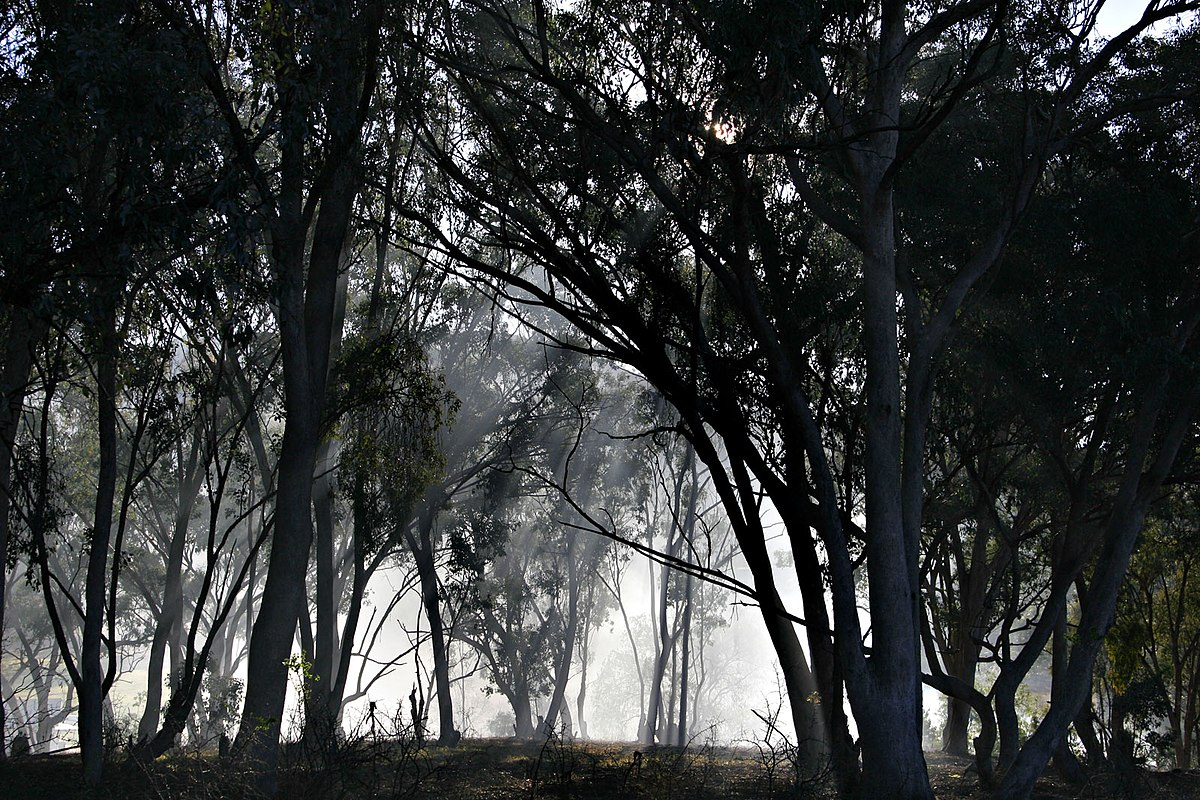
#> input picture Images/effect.png, 1200 x 800 px
$ python SeamCarving.py
#> lines starting #> are read from the running program, lines starting #| are printed output that depends on the picture
import cv2
import imageio
import imutils
import matplotlib.pyplot as plt
from scipy import ndimage as ndi
import numpy as np
from tqdm import tqdm

REMOVAL_SEAM_COLOR = np.array([0, 0, 255])  # Color of seam when visualizing
INSERTED_SEAM_COLOR = np.array([0, 255, 0])  # Color of seam when visualizing

image = cv2.imread('./Images/effect.png', 0)
#> image: shape (800, 1200); min 0, max 255, mean 54.4
cv2.imshow("Input", image)
cv2.waitKey()

new_img = image.copy()

def gen_emap(input):
    """Generate an energy map using Gradient magnitude
    Args:
    Returns:
        np.array: an energy map (emap) of input image
    """
    Gx = ndi.convolve1d(input, np.array([1, 0, -1]), axis=1, mode='wrap')
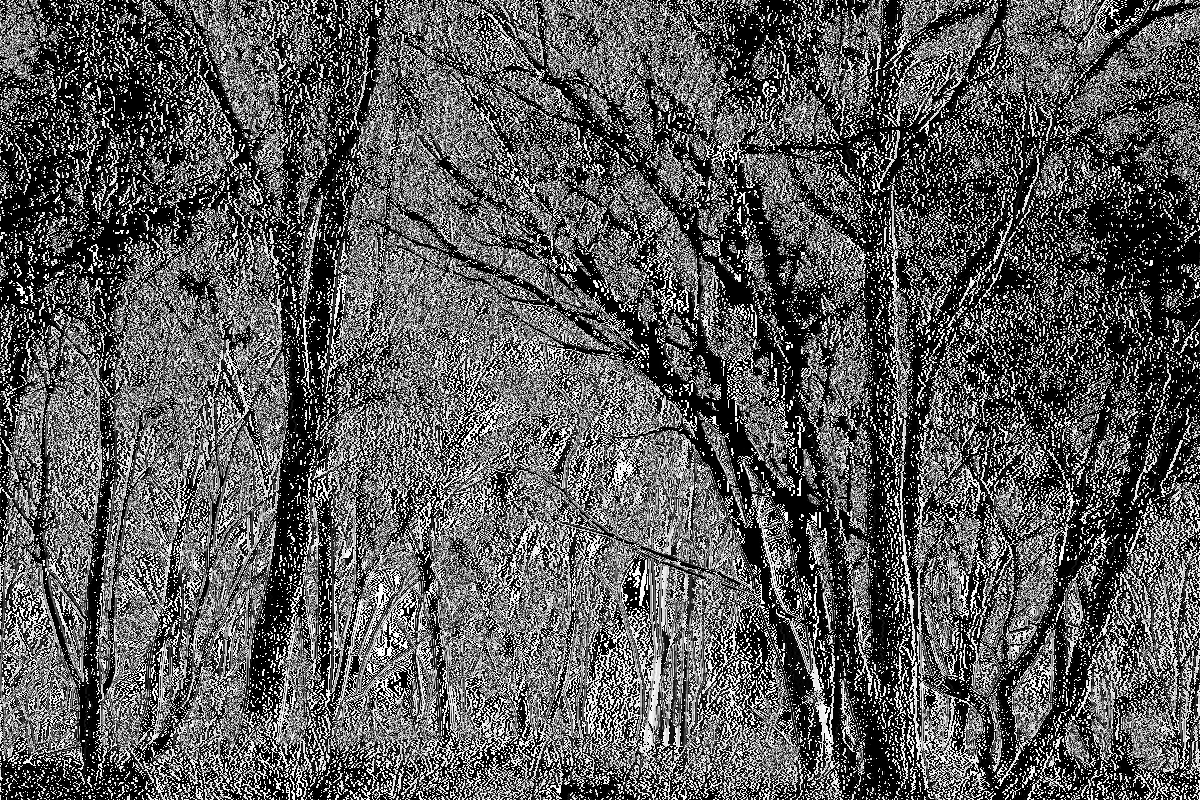
#> Gx: shape (800, 1200); min 0, max 255, mean 90.7
    Gy = ndi.convolve1d(input, np.array([1, 0, -1]), axis=0, mode='wrap')
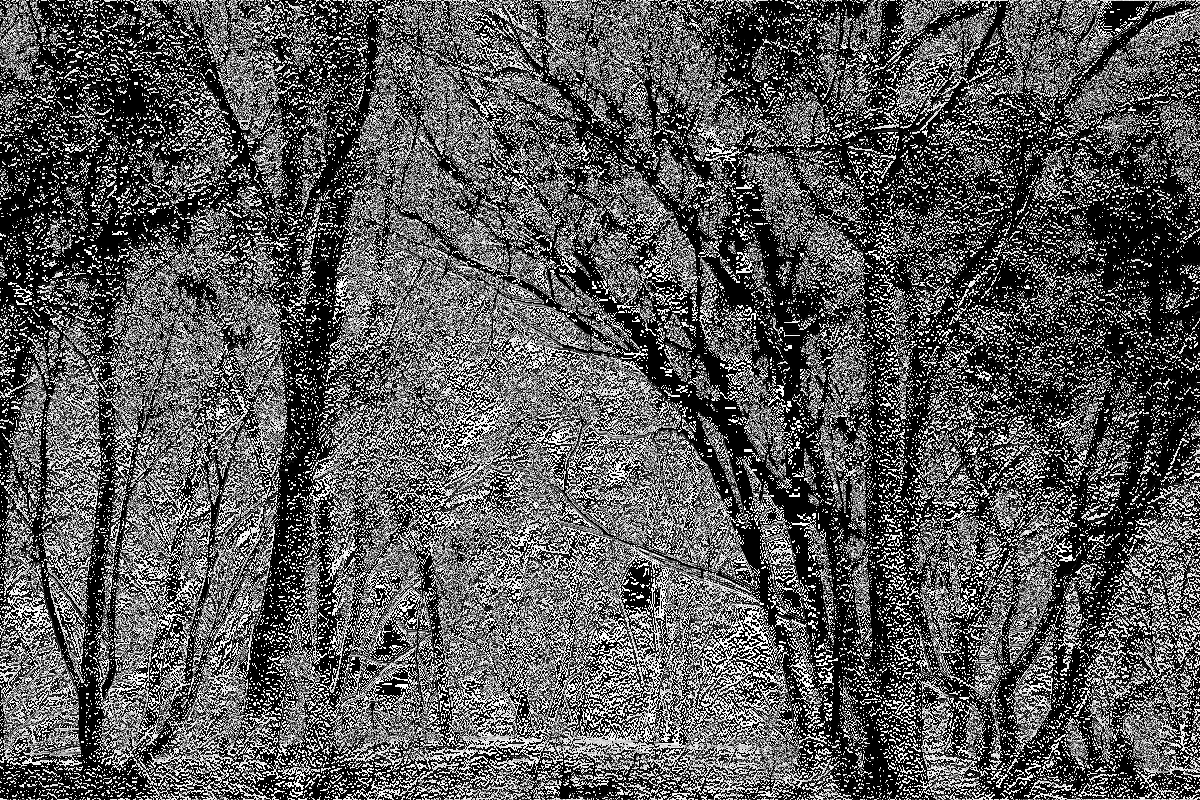
#> Gy: shape (800, 1200); min 0, max 255, mean 89
    return np.sqrt(Gx**2 + Gy**2)
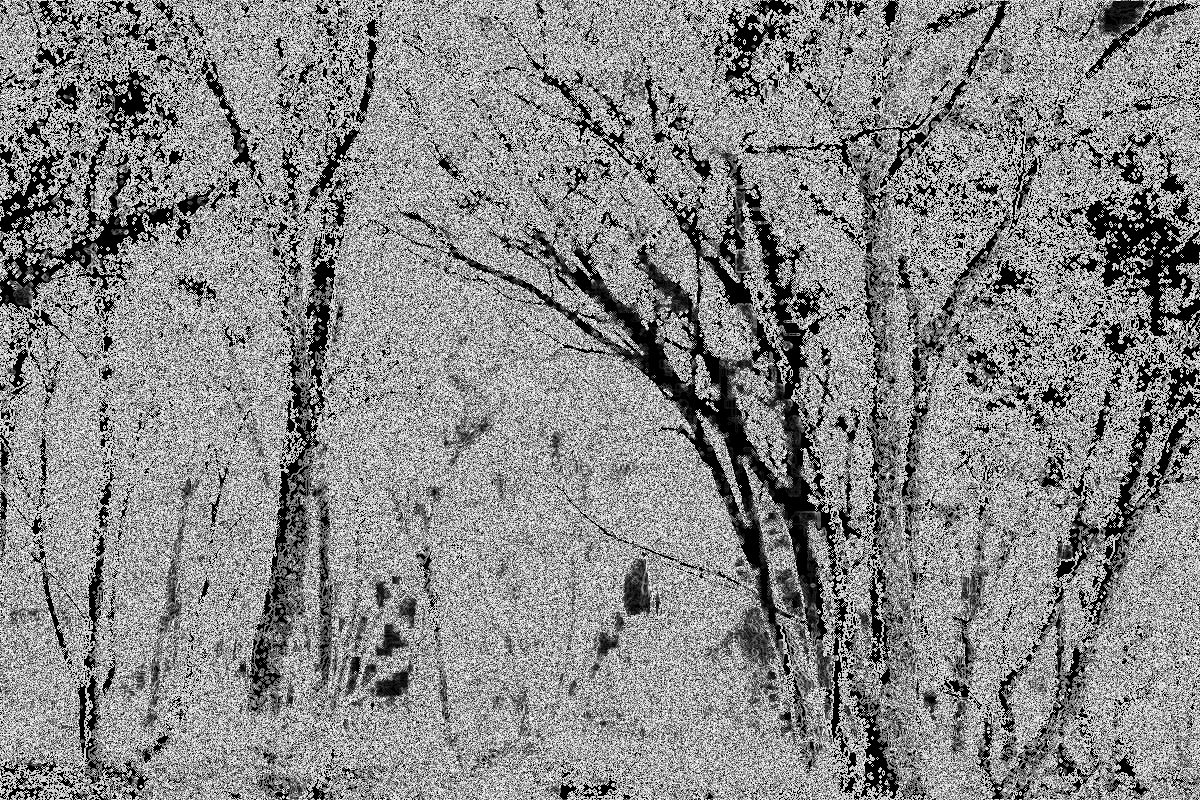
#> returned value: shape (800, 1200) float16; min 0, max 15.91, mean 8.51; drawn with min black and max white

def gen_smap(emap):
    """Generate an seam map from energy map
    Args:
        np.array(h, w): an energy map
    Returns:
        np.array(h, w): an seam map (smap) of input energy map
    """
    h, w = emap.shape
#> h = 800; w = 1200
    smap = emap.copy()
    for row in range(1, h):
        for col in range(0, w):
            if col == 0:
                smap[row, col] = min(smap[row-1, col:col+2]) + smap[row, col]
            elif col == w-1:
                smap[row, col] = min(smap[row-1, col-1:col+1]) + smap[row, col]
            else:
                smap[row, col] = min(smap[row-1, col-1:col+2]) + smap[row, col]
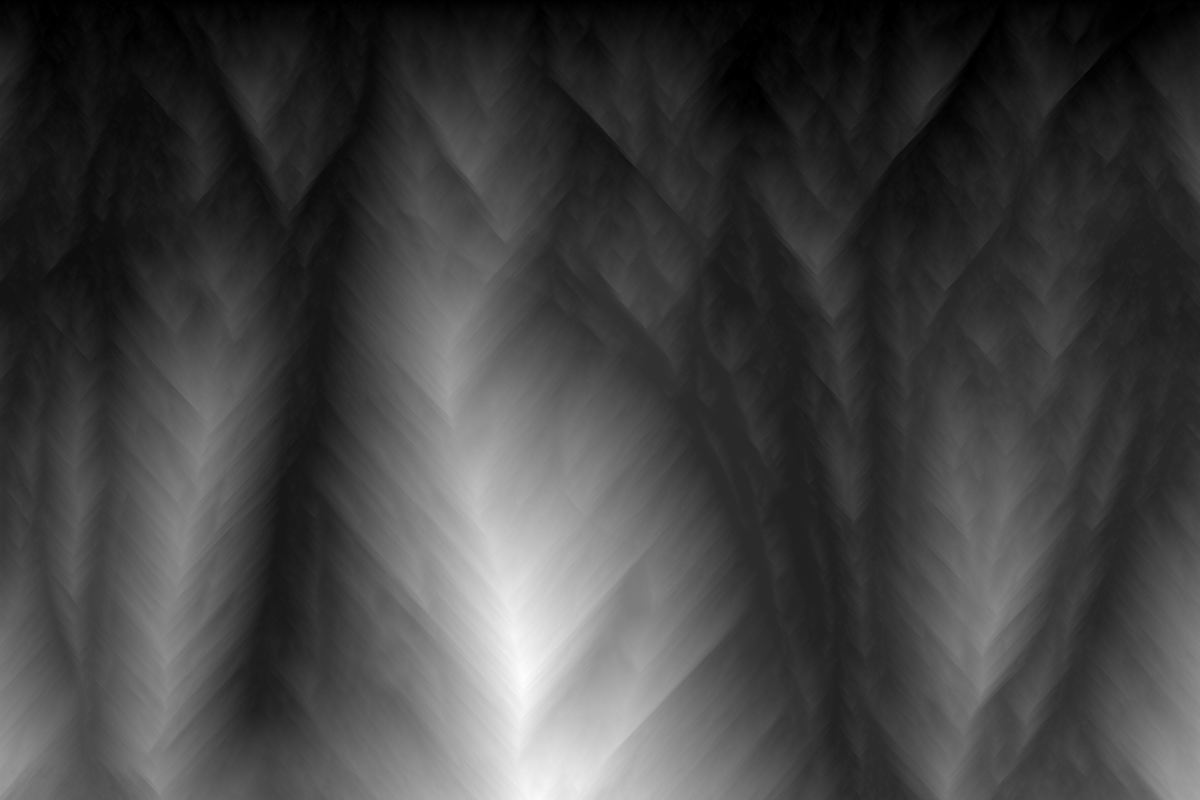
#> smap: shape (800, 1200) float16; min 0, max 1916, mean 500.8; drawn with min black and max white
    return smap

def get_minimum_seam(emap):
    """Get a minimum energy seam from emap
    Input:
        np.array(h x w): a energy map
    Function return:
        np.array(h): a minimum energy seam of energy map
    """
    # Generate seam map
    smap = gen_smap(emap)

    # Get seam
    seam = []
    h, w = smap.shape
#> h = 800; w = 1200
    index = np.argmin(smap[h-1, :])
#> index = 855
    for row in range(h-1, -1, -1):
        if index == 0:
            index = index + np.argmin(smap[row, index:index+2])
        elif index == w-1:
            index = index - 1 +  np.argmin(smap[row, index-1:index+1])
        else:
            index = index - 1 + np.argmin(smap[row, index-1:index+2])
        seam.append(index)
#> this loop made 800 passes
#> index on passes 1 to 12: 855, 854, 854, 854, 854, 855, 856, 856, 855, 854, 853, 852
#> after the loop, index = 769; seam = 800 values, max 856 at index 6, min 733 at index 623, mean 793.7
#> `getSeam = get_minimum_seam(gen_emap(image))`: getSeam = 800 values, max 856 at index 792, min 733 at index 175, mean 793.7
    return np.array(seam)[::-1]

def remove_seam(seam):
    """
    Input:
        arr(h) - a seam
    Function return:
        arr(h x w x c) - an image with the deleted seam
    """
    new_img = image.copy()
    h, w = new_img.shape[0:2]
#> h = 800; w = 1200
    new_img = np.zeros(shape=(h, w-1))
    for row in range(0, h):
        col = seam[row]
        new_img[row, :col] = new_img[row, :col]
        new_img[row, col:] = new_img[row, col+1:]
#> this loop made 1 pass
#> col on pass 1: 769
#> new_img: shape (800, 1199) float64; every value is 0
    return new_img.astype(np.uint8)

getSeam = get_minimum_seam(gen_emap(image))
#> (the run stopped early here; a loop or call above may not have finished)

$ run again, with Images/bloodPic.png copied over Images/effect.png
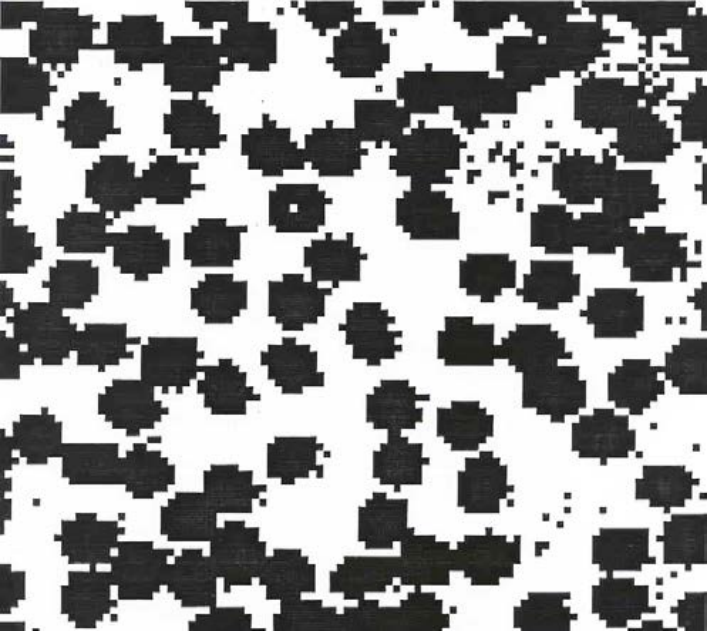
#> input picture Images/bloodPic.png, 710 x 632 px
#> in gen_emap, `return np.sqrt(Gx**2 + Gy**2)`:
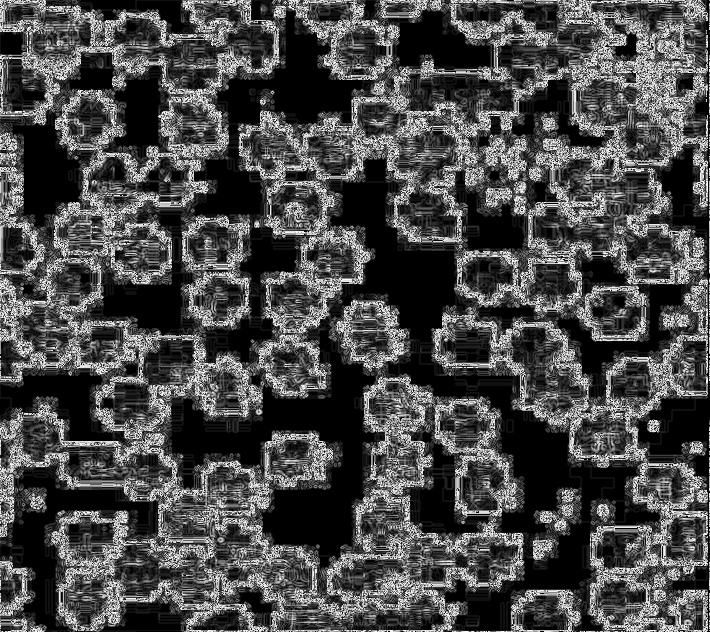
#> returned value: shape (632, 710) float16; min 0, max 15.91, mean 4.57; drawn with min black and max white
#> in gen_smap, `h, w = emap.shape`: h = 632; w = 710
#> after the loop in gen_smap, `for row in range(1, h):`:
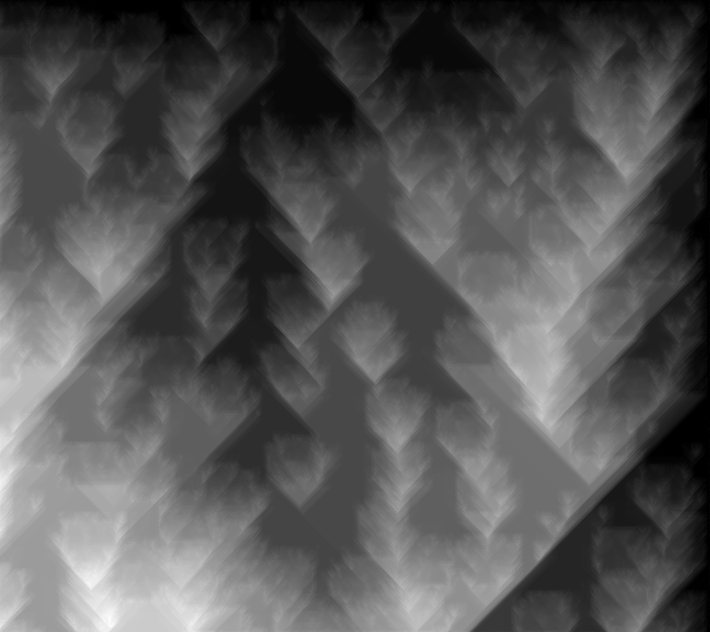
#> smap: shape (632, 710) float16; min 0, max 691, mean 232.9; drawn with min black and max white
#> in get_minimum_seam, `index = np.argmin(smap[h-1, :])`: index = 707
#> the loop in get_minimum_seam, `for row in range(h-1, -1, -1):` made 632 passes
#> index on passes 1 to 8: 707, 708, 708, 708, 708, 708, 708, 708
#> after the loop in get_minimum_seam, `for row in range(h-1, -1, -1):`: seam = 632 values, max 708 at index 1, min 685 at index 211, mean 706.5
#> getSeam = 632 values, max 708 at index 10, min 685 at index 420, mean 706.5
#> the loop in remove_seam, `for row in range(0, h):` made 5 passes

$ run again, with Images/fore.png copied over Images/effect.png
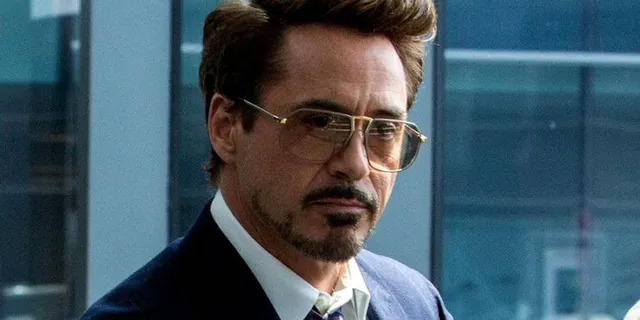
#> input picture Images/fore.png, 640 x 320 px
#> in gen_emap, `return np.sqrt(Gx**2 + Gy**2)`:
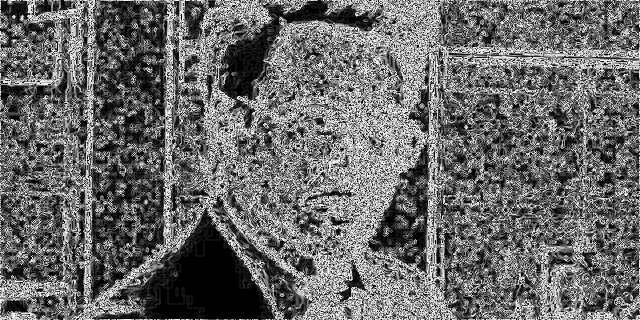
#> returned value: shape (320, 640) float16; min 0, max 15.91, mean 6.57; drawn with min black and max white
#> in gen_smap, `h, w = emap.shape`: h = 320; w = 640
#> after the loop in gen_smap, `for row in range(1, h):`:
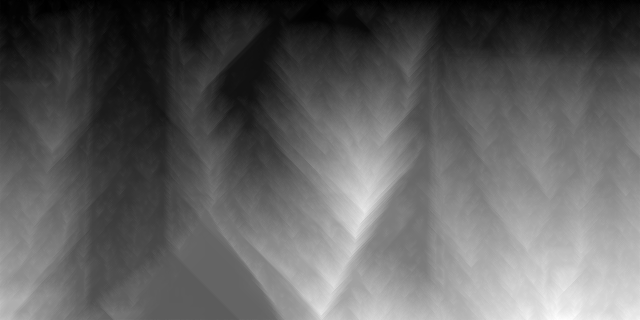
#> smap: shape (320, 640) float16; min 0, max 950.5, mean 358.5; drawn with min black and max white
#> in get_minimum_seam, `index = np.argmin(smap[h-1, :])`: index = 236
#> the loop in get_minimum_seam, `for row in range(h-1, -1, -1):` made 320 passes
#> index on passes 1 to 8: 236, 235, 234, 233, 232, 231, 230, 229
#> after the loop in get_minimum_seam, `for row in range(h-1, -1, -1):`: index = 116; seam = 320 values, max 236 at index 0, min 116 at index 319, mean 160.6
#> getSeam = 320 values, max 236 at index 319, min 116 at index 0, mean 160.6
#> the loop in remove_seam, `for row in range(0, h):` made 1 pass
#> col on pass 1: 116
